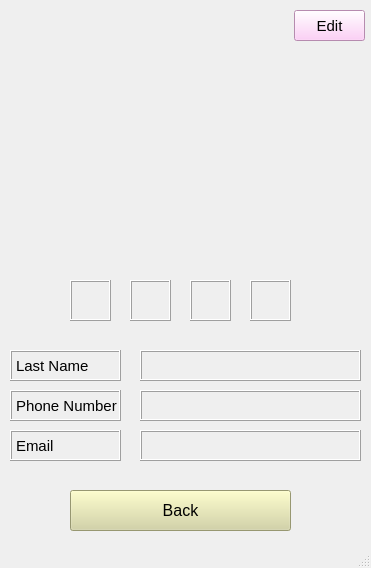
<?xml version="1.0" encoding="UTF-8"?>
<ui version="4.0">
 <class>Chosen_Page</class>
 <widget class="QMainWindow" name="Chosen_Page">
  <property name="geometry">
   <rect>
    <x>0</x>
    <y>0</y>
    <width>371</width>
    <height>568</height>
   </rect>
  </property>
  <property name="windowTitle">
   <string>MainWindow</string>
  </property>
  <widget class="QWidget" name="centralwidget">
   <widget class="QPushButton" name="edit_button">
    <property name="geometry">
     <rect>
      <x>294</x>
      <y>10</y>
      <width>71</width>
      <height>31</height>
     </rect>
    </property>
    <property name="font">
     <font>
      <pointsize>11</pointsize>
     </font>
    </property>
    <property name="styleSheet">
     <string notr="true">background-color: rgb(255, 194, 245);</string>
    </property>
    <property name="text">
     <string>Edit</string>
    </property>
   </widget>
   <widget class="QLabel" name="picture_label">
    <property name="geometry">
     <rect>
      <x>100</x>
      <y>60</y>
      <width>161</width>
      <height>171</height>
     </rect>
    </property>
    <property name="text">
     <string/>
    </property>
    <property name="pixmap">
     <pixmap>human.jpg</pixmap>
    </property>
    <property name="scaledContents">
     <bool>true</bool>
    </property>
   </widget>
   <widget class="QLabel" name="name_label">
    <property name="geometry">
     <rect>
      <x>70</x>
      <y>240</y>
      <width>221</width>
      <height>31</height>
     </rect>
    </property>
    <property name="font">
     <font>
      <pointsize>12</pointsize>
     </font>
    </property>
    <property name="text">
     <string/>
    </property>
    <property name="alignment">
     <set>Qt::AlignCenter</set>
    </property>
   </widget>
   <widget class="QLabel" name="lastname_label">
    <property name="geometry">
     <rect>
      <x>10</x>
      <y>350</y>
      <width>111</width>
      <height>31</height>
     </rect>
    </property>
    <property name="font">
     <font>
      <pointsize>11</pointsize>
     </font>
    </property>
    <property name="frameShape">
     <enum>QFrame::Box</enum>
    </property>
    <property name="frameShadow">
     <enum>QFrame::Raised</enum>
    </property>
    <property name="text">
     <string>Last Name</string>
    </property>
    <property name="margin">
     <number>5</number>
    </property>
   </widget>
   <widget class="QLabel" name="phone_label">
    <property name="geometry">
     <rect>
      <x>10</x>
      <y>390</y>
      <width>111</width>
      <height>31</height>
     </rect>
    </property>
    <property name="font">
     <font>
      <pointsize>11</pointsize>
     </font>
    </property>
    <property name="frameShape">
     <enum>QFrame::Box</enum>
    </property>
    <property name="frameShadow">
     <enum>QFrame::Raised</enum>
    </property>
    <property name="text">
     <string>Phone Number</string>
    </property>
    <property name="margin">
     <number>5</number>
    </property>
   </widget>
   <widget class="QLabel" name="email_label">
    <property name="geometry">
     <rect>
      <x>10</x>
      <y>430</y>
      <width>111</width>
      <height>31</height>
     </rect>
    </property>
    <property name="font">
     <font>
      <pointsize>11</pointsize>
     </font>
    </property>
    <property name="frameShape">
     <enum>QFrame::Box</enum>
    </property>
    <property name="frameShadow">
     <enum>QFrame::Raised</enum>
    </property>
    <property name="text">
     <string>Email</string>
    </property>
    <property name="margin">
     <number>5</number>
    </property>
   </widget>
   <widget class="QLabel" name="call_label">
    <property name="geometry">
     <rect>
      <x>130</x>
      <y>280</y>
      <width>41</width>
      <height>41</height>
     </rect>
    </property>
    <property name="frameShape">
     <enum>QFrame::Box</enum>
    </property>
    <property name="frameShadow">
     <enum>QFrame::Raised</enum>
    </property>
    <property name="text">
     <string/>
    </property>
    <property name="pixmap">
     <pixmap>call.jpg</pixmap>
    </property>
    <property name="scaledContents">
     <bool>true</bool>
    </property>
   </widget>
   <widget class="QLabel" name="viber_label">
    <property name="geometry">
     <rect>
      <x>190</x>
      <y>280</y>
      <width>41</width>
      <height>41</height>
     </rect>
    </property>
    <property name="frameShape">
     <enum>QFrame::Box</enum>
    </property>
    <property name="frameShadow">
     <enum>QFrame::Raised</enum>
    </property>
    <property name="text">
     <string/>
    </property>
    <property name="pixmap">
     <pixmap>viber.jpg</pixmap>
    </property>
    <property name="scaledContents">
     <bool>true</bool>
    </property>
   </widget>
   <widget class="QLabel" name="mail_label">
    <property name="geometry">
     <rect>
      <x>250</x>
      <y>280</y>
      <width>41</width>
      <height>41</height>
     </rect>
    </property>
    <property name="frameShape">
     <enum>QFrame::Box</enum>
    </property>
    <property name="frameShadow">
     <enum>QFrame::Raised</enum>
    </property>
    <property name="text">
     <string/>
    </property>
    <property name="pixmap">
     <pixmap>mail.jpg</pixmap>
    </property>
    <property name="scaledContents">
     <bool>true</bool>
    </property>
   </widget>
   <widget class="QLabel" name="message_label">
    <property name="geometry">
     <rect>
      <x>70</x>
      <y>280</y>
      <width>41</width>
      <height>41</height>
     </rect>
    </property>
    <property name="frameShape">
     <enum>QFrame::Box</enum>
    </property>
    <property name="frameShadow">
     <enum>QFrame::Raised</enum>
    </property>
    <property name="text">
     <string/>
    </property>
    <property name="pixmap">
     <pixmap>messanger.jpg</pixmap>
    </property>
    <property name="scaledContents">
     <bool>true</bool>
    </property>
   </widget>
   <widget class="QLabel" name="display_lastname">
    <property name="geometry">
     <rect>
      <x>140</x>
      <y>350</y>
      <width>221</width>
      <height>31</height>
     </rect>
    </property>
    <property name="font">
     <font>
      <pointsize>11</pointsize>
     </font>
    </property>
    <property name="frameShape">
     <enum>QFrame::Box</enum>
    </property>
    <property name="frameShadow">
     <enum>QFrame::Raised</enum>
    </property>
    <property name="lineWidth">
     <number>1</number>
    </property>
    <property name="text">
     <string/>
    </property>
    <property name="alignment">
     <set>Qt::AlignCenter</set>
    </property>
    <property name="margin">
     <number>0</number>
    </property>
   </widget>
   <widget class="QLabel" name="display_number">
    <property name="geometry">
     <rect>
      <x>140</x>
      <y>390</y>
      <width>221</width>
      <height>31</height>
     </rect>
    </property>
    <property name="font">
     <font>
      <pointsize>11</pointsize>
     </font>
    </property>
    <property name="frameShape">
     <enum>QFrame::Box</enum>
    </property>
    <property name="frameShadow">
     <enum>QFrame::Raised</enum>
    </property>
    <property name="lineWidth">
     <number>1</number>
    </property>
    <property name="text">
     <string/>
    </property>
    <property name="alignment">
     <set>Qt::AlignCenter</set>
    </property>
    <property name="margin">
     <number>0</number>
    </property>
   </widget>
   <widget class="QLabel" name="display_email">
    <property name="geometry">
     <rect>
      <x>140</x>
      <y>430</y>
      <width>221</width>
      <height>31</height>
     </rect>
    </property>
    <property name="font">
     <font>
      <pointsize>11</pointsize>
     </font>
    </property>
    <property name="frameShape">
     <enum>QFrame::Box</enum>
    </property>
    <property name="frameShadow">
     <enum>QFrame::Raised</enum>
    </property>
    <property name="lineWidth">
     <number>1</number>
    </property>
    <property name="text">
     <string/>
    </property>
    <property name="alignment">
     <set>Qt::AlignCenter</set>
    </property>
    <property name="margin">
     <number>0</number>
    </property>
   </widget>
   <widget class="QPushButton" name="return_button">
    <property name="geometry">
     <rect>
      <x>70</x>
      <y>490</y>
      <width>221</width>
      <height>41</height>
     </rect>
    </property>
    <property name="font">
     <font>
      <pointsize>12</pointsize>
     </font>
    </property>
    <property name="styleSheet">
     <string notr="true">background-color: rgb(211, 211, 158);</string>
    </property>
    <property name="text">
     <string>Back</string>
    </property>
   </widget>
  </widget>
  <widget class="QStatusBar" name="statusbar"/>
 </widget>
 <resources/>
 <connections/>
</ui>
